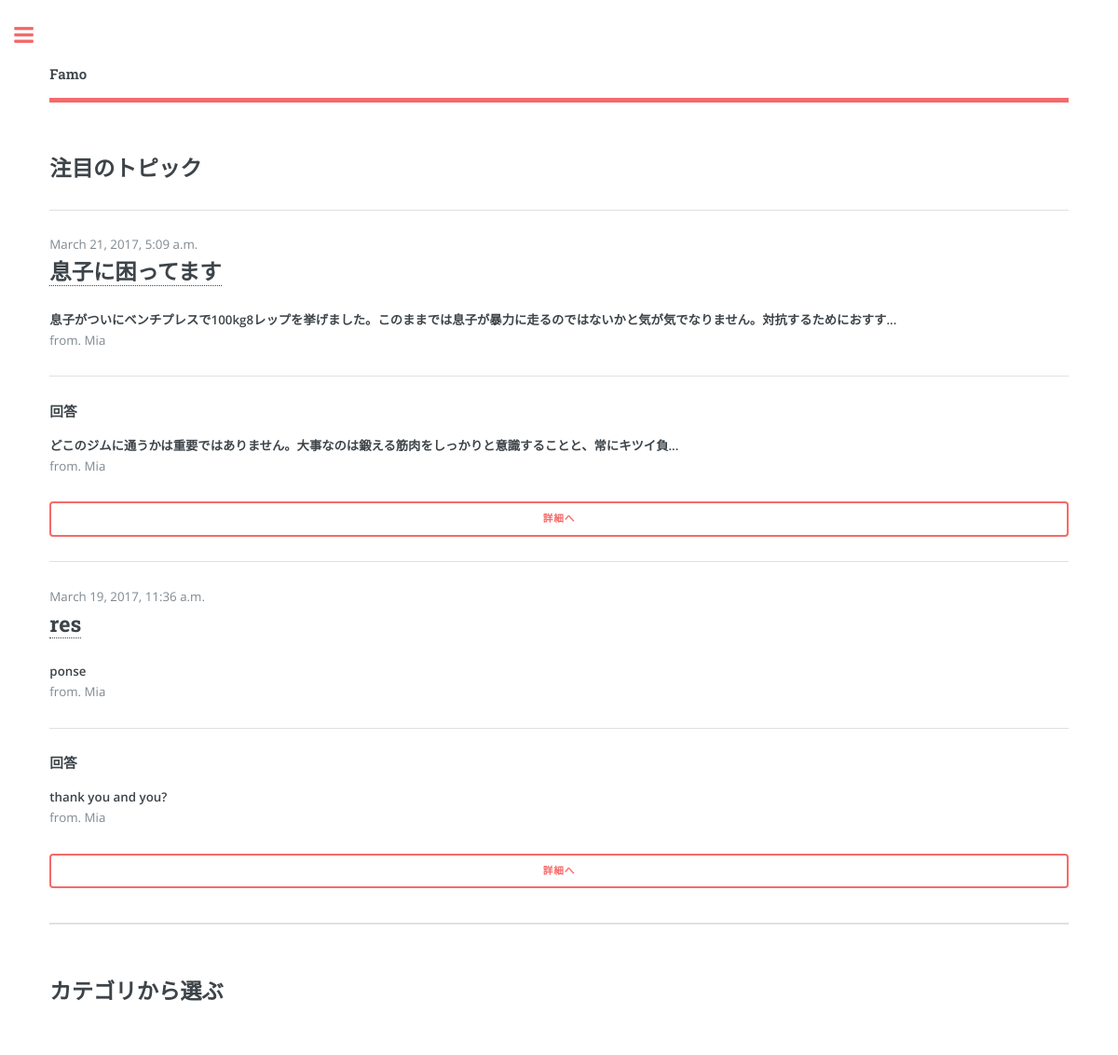
The app's page /counsel/popular/, older data.
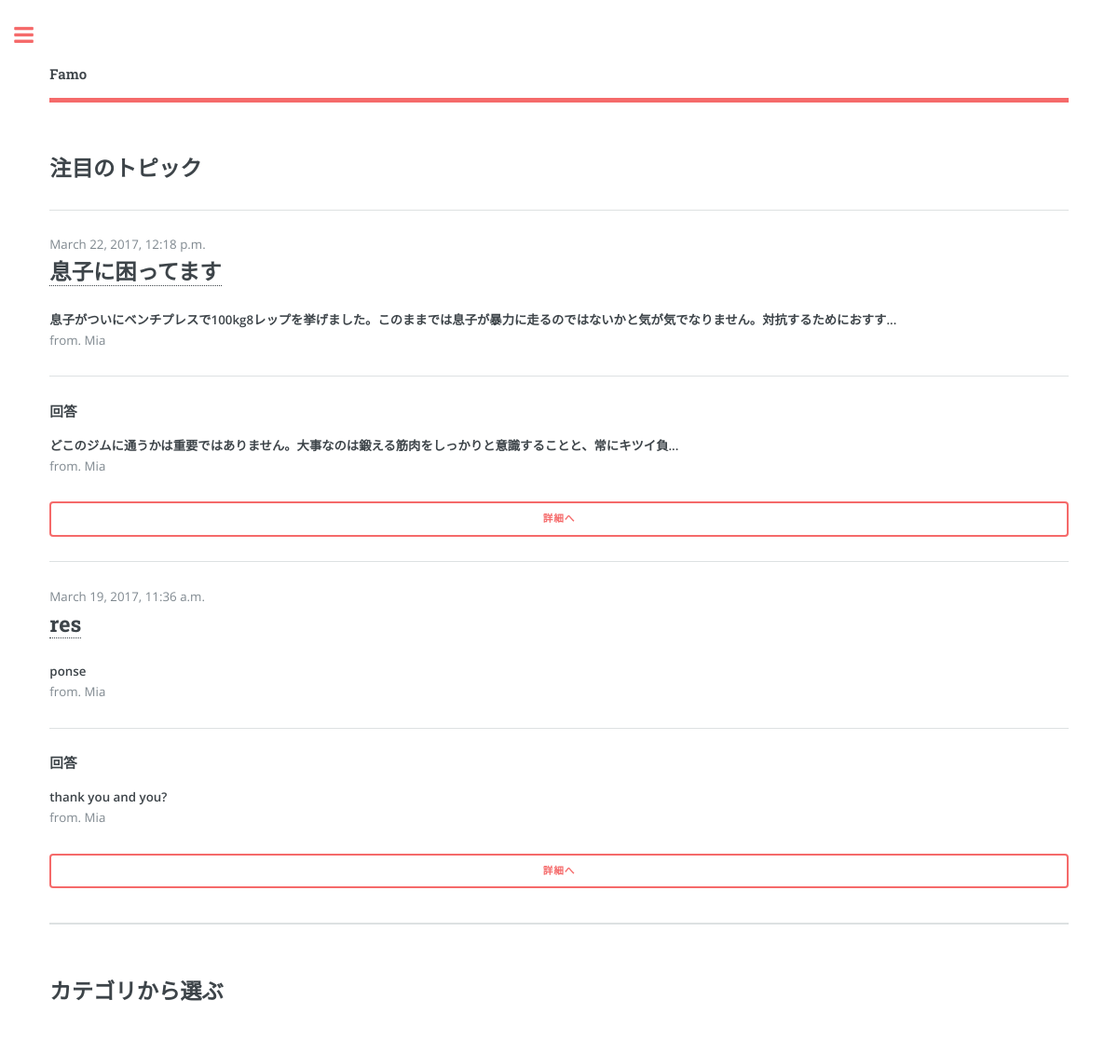
The same page, newer data.
### counsel/models.py (models this page shows, shortened)
class Post(models.Model):
    title = models.CharField(max_length=50)
    content = models.CharField(max_length=500)
    user = models.ForeignKey(FamoUser)
    updated_date = models.DateTimeField(auto_now=True)
    anonymous = models.BooleanField(default=False)
    class Meta:
        abstract = True

class Question(Post):
    hits = models.IntegerField(default=0)
    last_accessed_date = models.DateTimeField(default=datetime.now())

### accounts/models.py (models this page shows)
class FamoUser(AbstractUser):
    birth_date = models.DateField(null=True)
    registered_date = models.DateField(auto_now_add=True, null=True)
    sex = models.IntegerField(null=True)    # add a limit_choices_to
    job = models.IntegerField(null=True)    # add a limit_choices_to
    introduction = models.TextField(default='')
    follows = models.ManyToManyField('self', symmetrical=None)

### counsel/views.py (the view)
def popular(request):
    return render(request, 'counsel/popular.html', {'questions': Question.objects.order_by('-hits')[:20]})

### commons/templatetags/commons_extras.py (called while the page is built)
@register.filter
def cut_text(text, num):
    if len(text) > num:
        return ''.join([text[:num], '...'])
    else:
        return text

@register.filter
def get_categories(num=30):
    return Category.objects.order_by('name')[:num]

@register.inclusion_tag('commons/search_form.html')
def search_form():
    search_form = SearchForm(prefix='search')
    return {'search_form': search_form}

### counsel/models.py (called while the page is built)
    def __str__(self):
        return self.name

### counsel/templatetags/counsel_extras.py (called while the page is built)
@register.inclusion_tag('counsel/popular_question_node.html')
def popular_question_node(question):
    answers = question.answer_set
    if answers.count() > 0:
        return {'question': question, 'top_comment': answers.annotate(rates=Count('good_rators')).order_by('-rates')[0]}
    else:
        return {'question': question}

### counsel/templates/counsel/popular.html
{% extends 'commons/base.html' %}
{% load static %}
{% load counsel_extras %}
{% block content %}
<section id="questions">
  <h2>注目のトピック</h2>
  {% for question in questions %}
  <section id="question{{ question.id }}">
    <hr>
    {% popular_question_node question %}
  </section>
  {% endfor %}
</section>
<section>
  <h2>カテゴリから選ぶ</h2>
{% endblock content %}

### counsel/templates/counsel/popular_question_node.html
{% load commons_extras %}
{% load counsel_extras %}
{{ question.updated_date }}
<h2><a href="{% url 'counsel:detail' question.id %}">{{ question.title }}</a></h2>
<p><strong>{{ question.content|cut_text:70 }}</strong></br>from. {% if question.user.anonymous %}匿名{% else %}{{ question.user }}{% endif %}</p>
{% if top_comment %}
<hr>
<section id="answer{{ answer.id }}">
  <h4>回答</h4>
  <p><strong>{{ top_comment.content|cut_text:50 }}</strong></br>from. {% if top_comment.user.anonymous %}匿名{% else %}{{ top_comment.user }}{% endif %}</p>
  <button onclick=location.href="{% url 'counsel:detail' question.id %}" class="button fit">詳細へ</button>
</section>
{% endif %}

Row changes from the older to the newer data that the page shows:
changed Question "息子に困ってます": updated_date "March 21, 2017, 5:09 a.m." → "March 22, 2017, 12:18 p.m."
